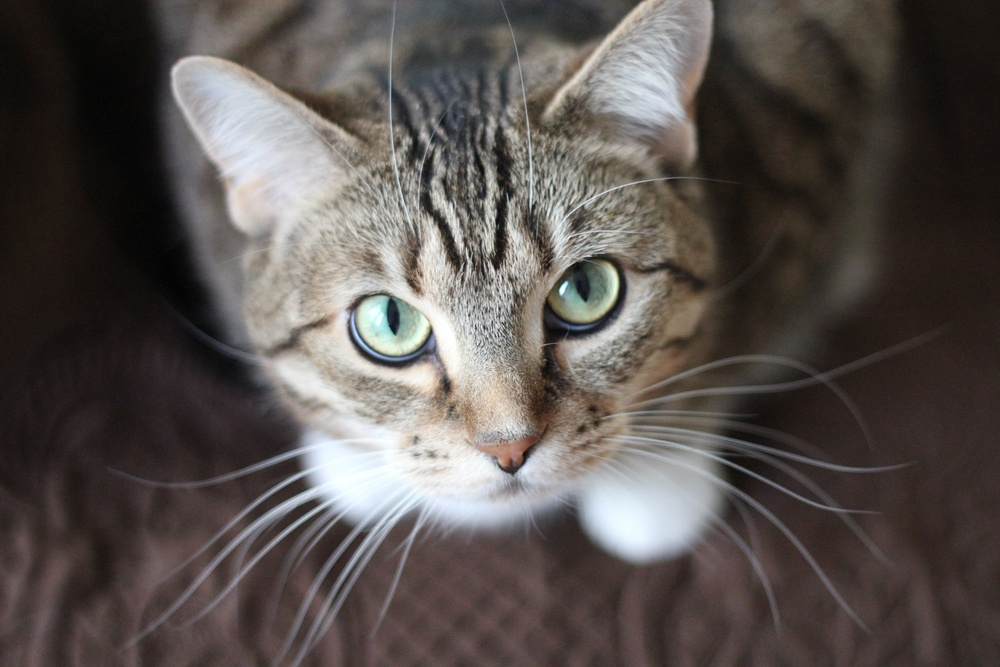
#> input picture Photos/2.jpg, 1000 x 667 px, shrunk from 3456 x 2304 before the run
$ python colors_histogram.py
#> lines starting #> are read from the running program, lines starting #| are printed output that depends on the picture; after the words box and inside, x2 and y2 are one past the last pixel; in counts of white or black regions, pixels touching at a corner belong together
import cv2 as cv
import numpy as np
import matplotlib.pyplot as plt

img = cv.imread('Photos/2.jpg')
#> img is the input picture: shape (667, 1000, 3); mean B, G, R 79.1, 82.2, 88.8
cv.imshow('Cats', img)
blank = np.zeros(img.shape[:2], dtype="uint8")

circle = cv.circle(blank, (img.shape[1]//2, img.shape[0]//2), 100, 255, -1)
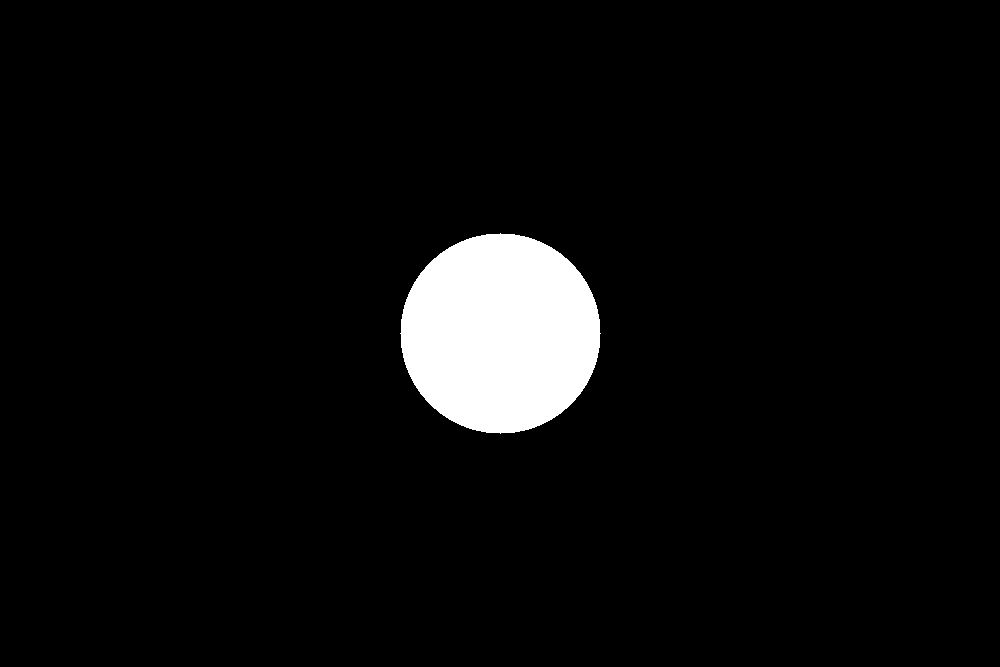
#> blank: shape (667, 1000); 4.7% white; 1 white region, box (x1, y1, x2, y2) and area: (400, 233, 601, 434) 31417
cv.imshow('Circle', circle)

mask = cv.bitwise_and(img, img, mask=circle)
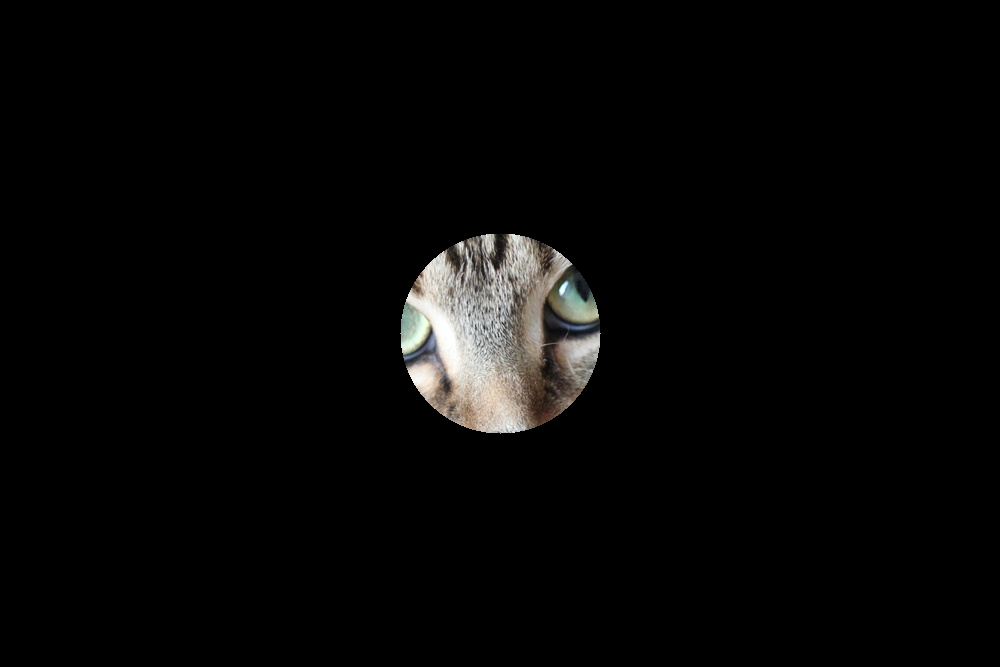
#> mask: shape (667, 1000, 3); mean B, G, R 6.4, 6.8, 7.1
cv.imshow('Mask', mask)

# Colors Histogram
colors = ('b', 'g', 'r')
for i, col in enumerate(colors):
    hist = cv.calcHist([img], [i], None, [256], [0, 256])
    plt.plot(hist, color=col)
    plt.xlim([0, 256])

plt.show()
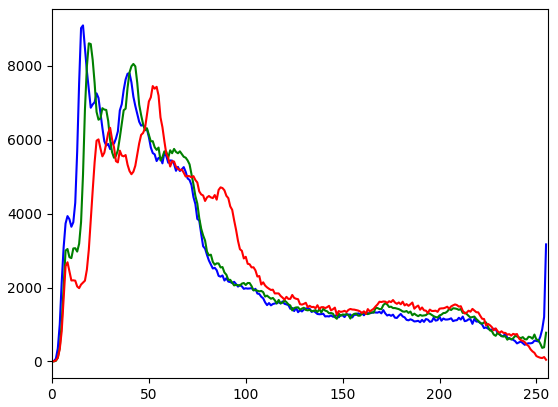
#> figure drawn by matplotlib, 1 panel; curve peaks at x = 16, y = 9094; curve peaks at x = 19, y = 8609; curve peaks at x = 52, y = 7452

#> (the run stopped early here; a loop or call above may not have finished)

$ run again, with Photos/1.jpg copied over Photos/2.jpg
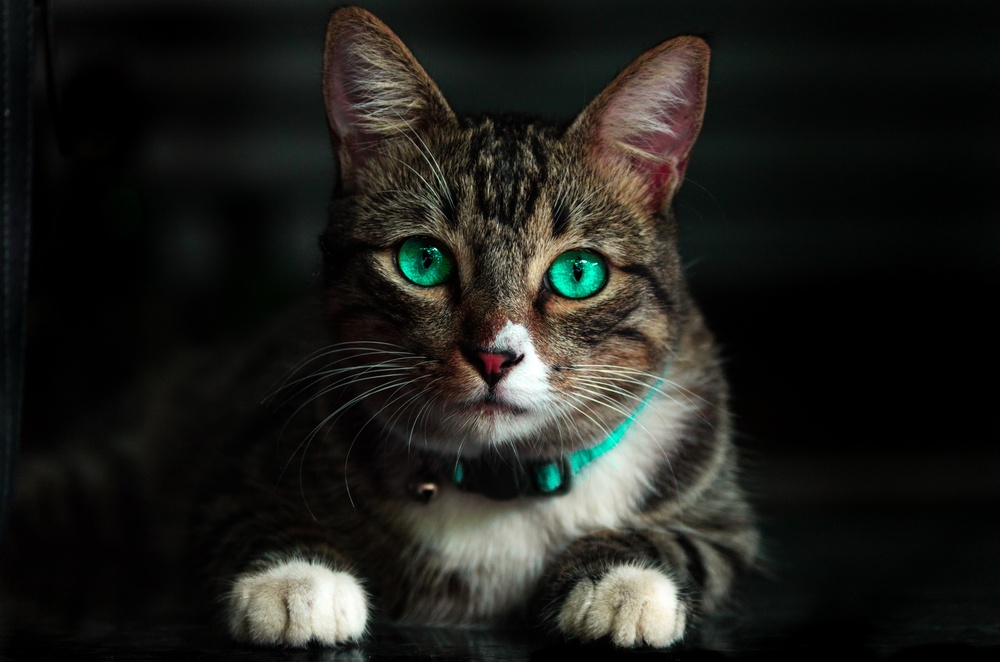
#> input picture Photos/1.jpg, 1000 x 662 px, shrunk from 4928 x 3264 before the run
#> img is the input picture: shape (662, 1000, 3); mean B, G, R 27.9, 31.9, 31.8
#> blank: shape (662, 1000); 4.7% white; 1 white region, box (x1, y1, x2, y2) and area: (400, 231, 601, 432) 31417
#> `mask = cv.bitwise_and(img, img, mask=circle)`:
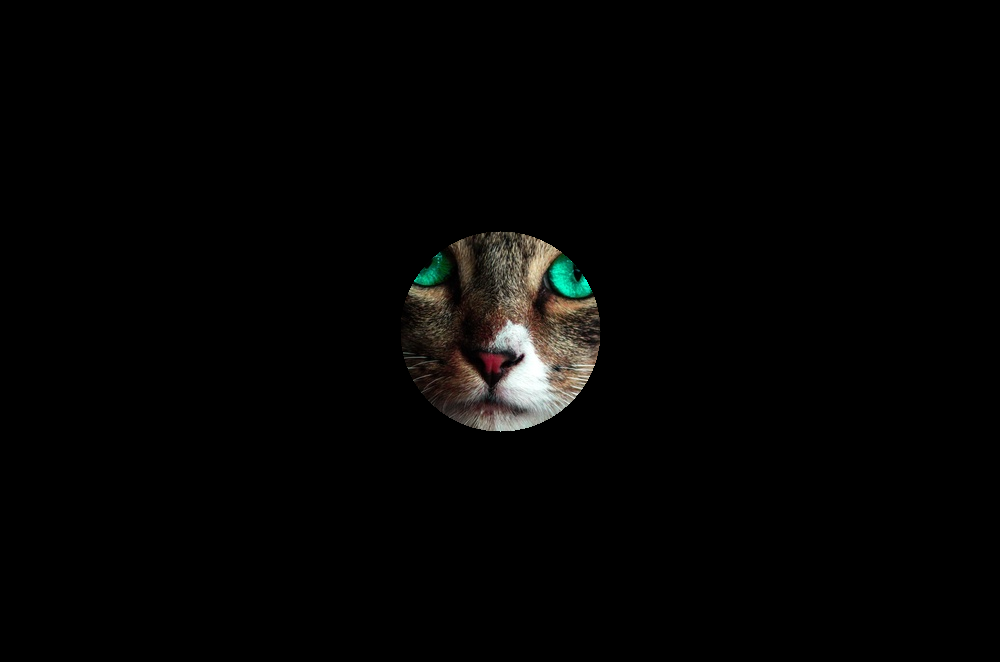
#> mask: shape (662, 1000, 3); mean B, G, R 3.5, 4.1, 4.2
#> `plt.show()`:
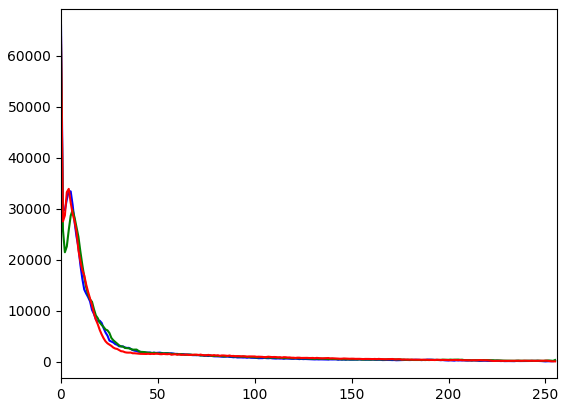
#> figure drawn by matplotlib, 1 panel; curve peaks at x = 0, y = 65976; curve peaks at x = 0, y = 62109; curve peaks at x = 0, y = 63655

$ run again, with Photos/3.jpg copied over Photos/2.jpg
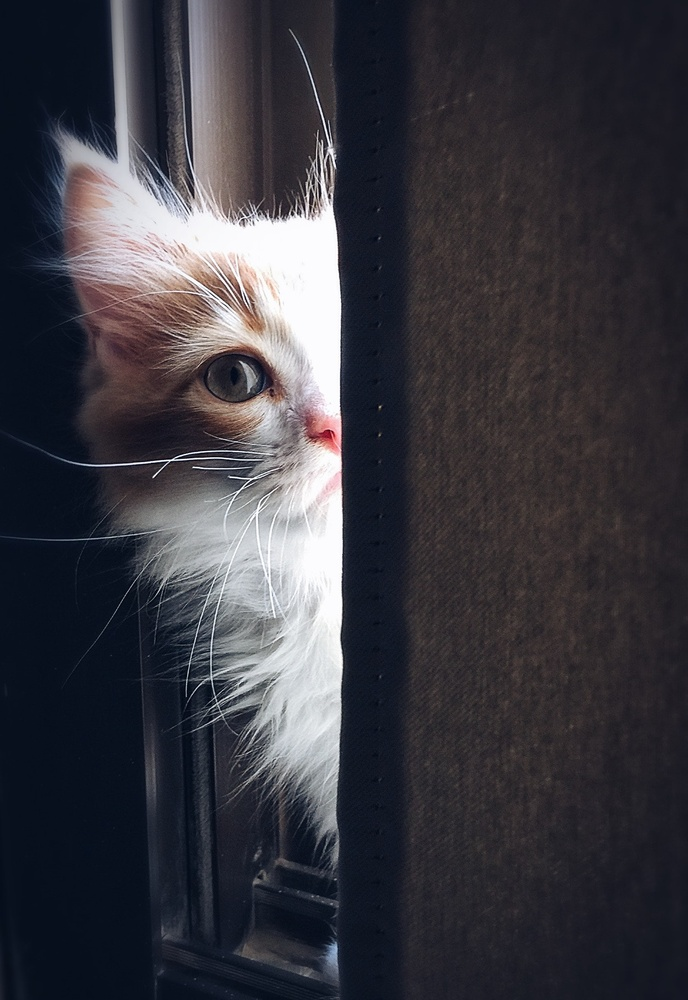
#> input picture Photos/3.jpg, 688 x 1000 px, shrunk from 1239 x 1800 before the run
#> img is the input picture: shape (1000, 688, 3); mean B, G, R 64, 56.9, 57.8
#> `circle = cv.circle(blank, (img.shape[1]//2, img.shape[0]//2), 100, 255..`:
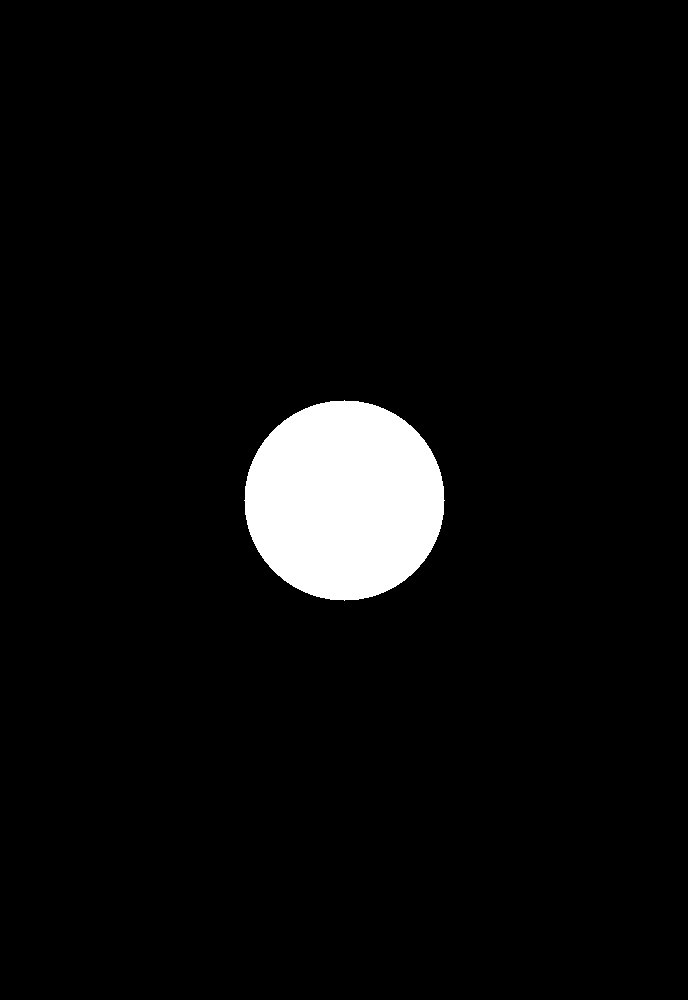
#> blank: shape (1000, 688); 4.6% white; 1 white region, box (x1, y1, x2, y2) and area: (244, 400, 445, 601) 31417
#> `plt.show()`:
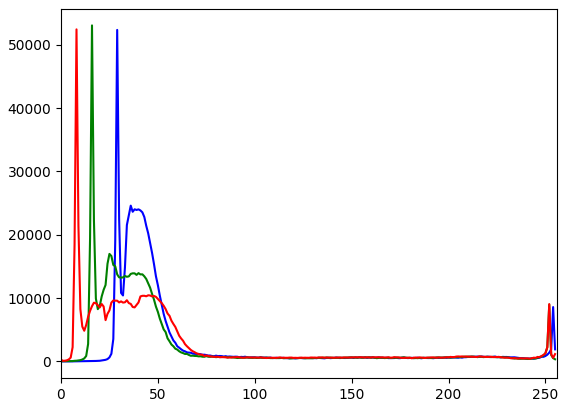
#> figure drawn by matplotlib, 1 panel; curve peaks at x = 29, y = 52346; curve peaks at x = 16, y = 53059; curve peaks at x = 8, y = 52431

$ run again, with Photos/4.jpg copied over Photos/2.jpg
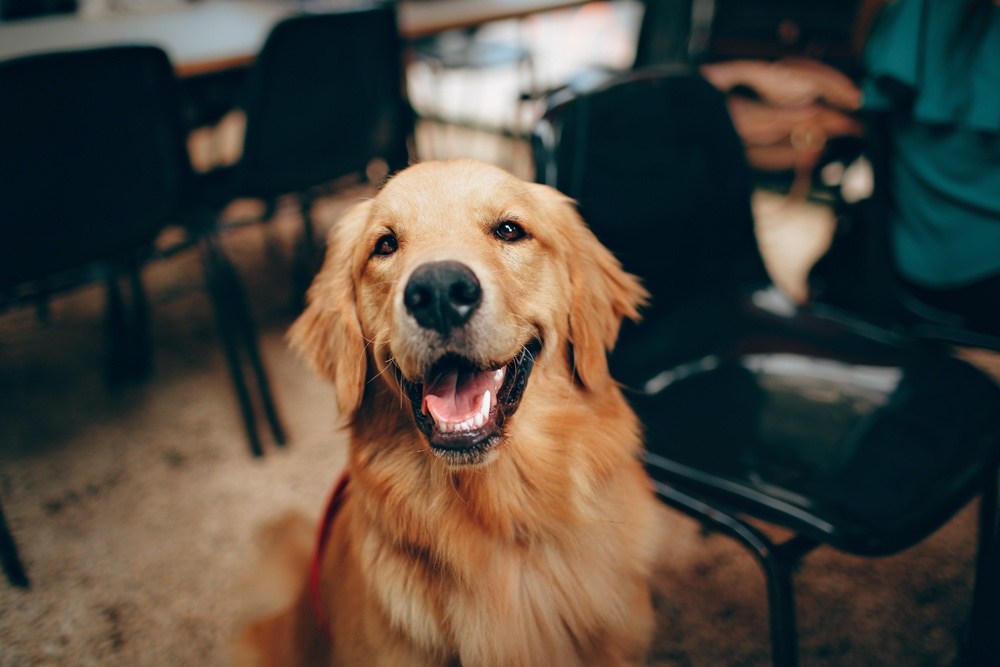
#> input picture Photos/4.jpg, 1000 x 667 px, shrunk from 5257 x 3505 before the run
#> img is the input picture: shape (667, 1000, 3); mean B, G, R 62, 71.4, 77.6
#> blank: shape (667, 1000); 4.7% white; 1 white region, box (x1, y1, x2, y2) and area: (400, 233, 601, 434) 31417
#> `mask = cv.bitwise_and(img, img, mask=circle)`:
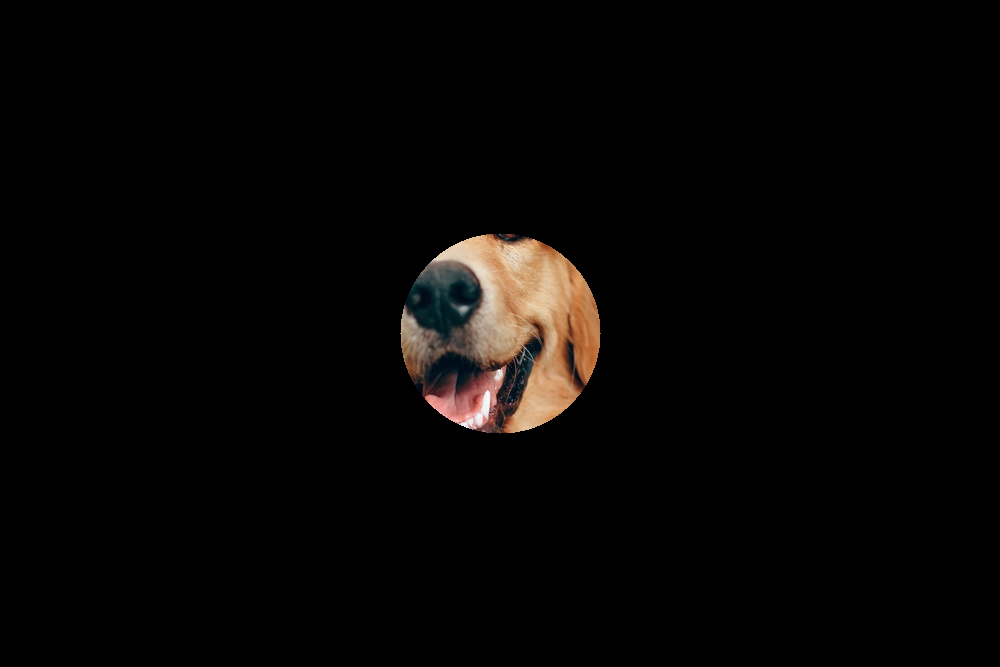
#> mask: shape (667, 1000, 3); mean B, G, R 4.3, 5.4, 6.8
#> `plt.show()`:
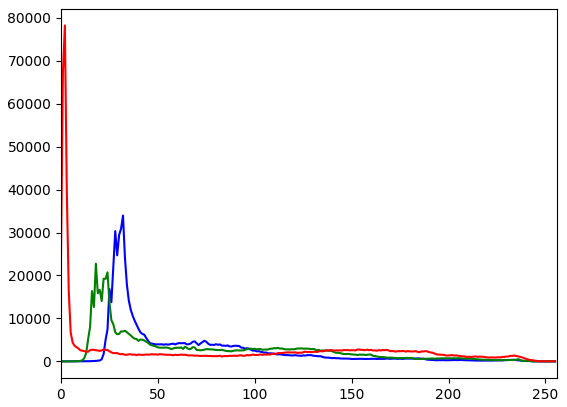
#> figure drawn by matplotlib, 1 panel; curve peaks at x = 32, y = 33943; curve peaks at x = 18, y = 22740; curve peaks at x = 2, y = 78209
